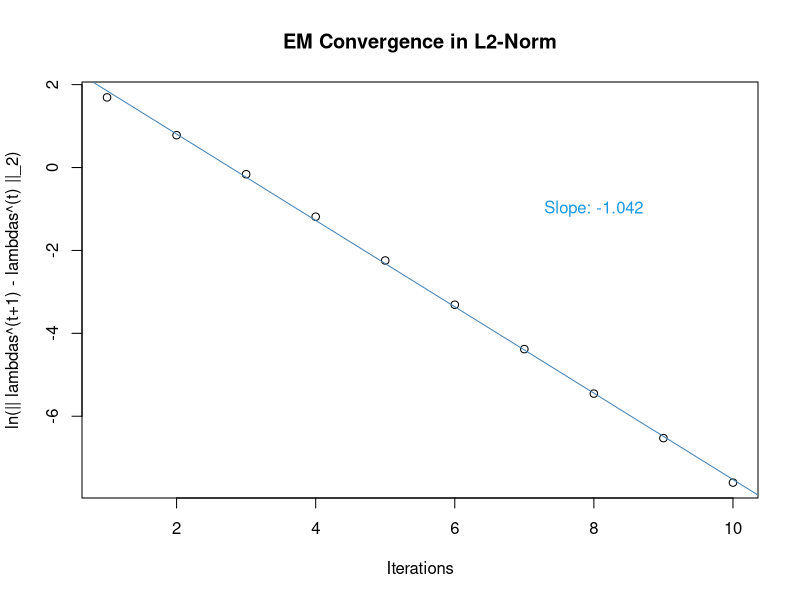
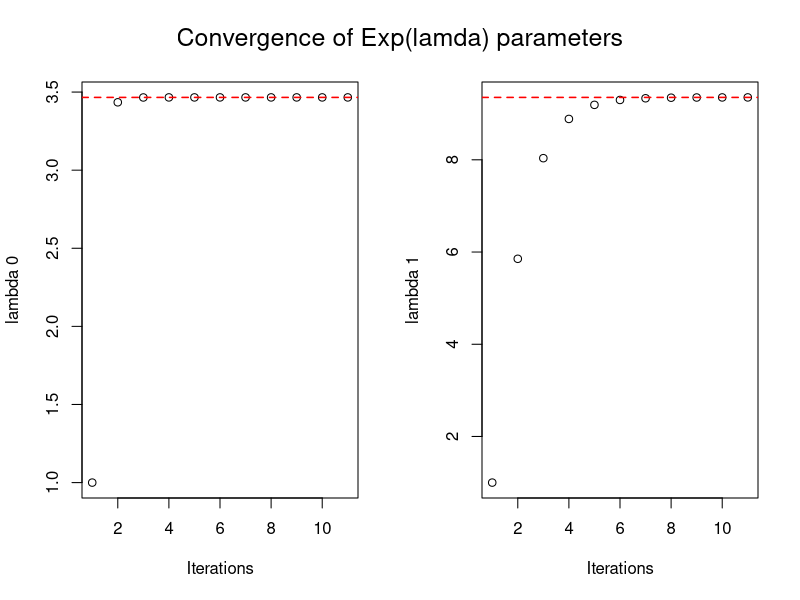
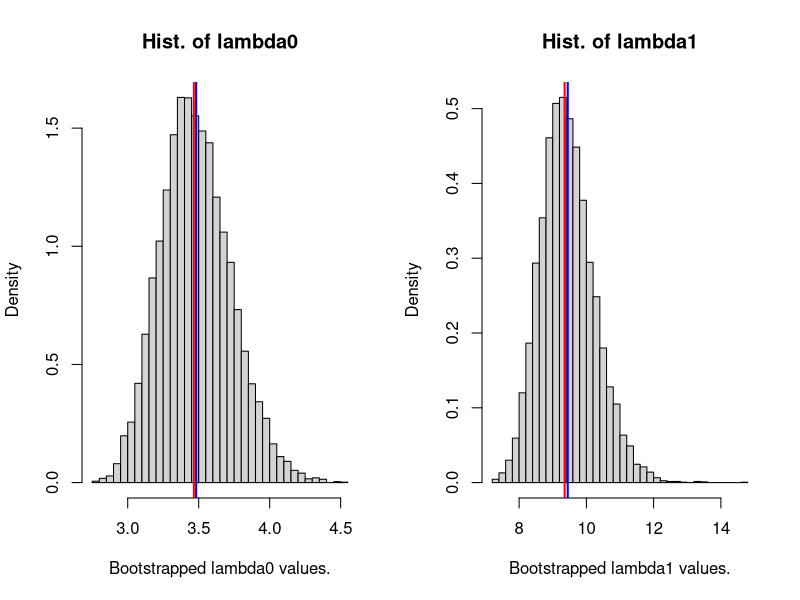

R code for these plots, in order:

read.data = function() {
  z = read.table("ex3-additional-files/z.txt", 
               header=F, col.names=c('z'))
  u = read.table("ex3-additional-files/u.txt", 
               header=F, col.names=c('u'))

  observed = list(unlist(z), unlist(u))
  names(observed) = c("z", "u")
  return (observed)
}

EM.step = function(lambdas, z, u, c0, c1) {
  # Update the estimates for the parameters
  # lam.0.t and lam.1.t:
  n = length(z)
  
  lam0 = lambdas[1]
  kappa0 = sum((1 - u)*(1/lam0 - z/(exp(lam0*z) - 1)))
  
  lam1 = lambdas[2]
  kappa1 = sum(u*(1/lam1 - z/(exp(lam1*z) - 1)))
  
  lambdas.next = n/c(c0 + kappa0, c1 + kappa1)
  return(lambdas.next)
}

l2.norm = function(x) sqrt(sum(x^2))

EM.optimization = function(lambdas, z, u, rtol=1.0e-5, atol=1.0e-3, 
                           store.iterates=F) {
  # lambdas = c(lam.0, lam.1)
  if (length(lambdas) != 2) {
    stop("length(lambdas) must equal 2.")
  }
  # Use a relative tolerance, forward error stopping criterion.
  # When:
  #  ||lambdas_(t+1) - lambdas_(t)||/||lambdas_(t) - lambdas_(t-1)|| > (1-eps),
  # we say we have converged.
  # Or, converged when:
  #   ||lambdas_(t+1) - lambdas_(t)|| < eps.
  
  c0 = sum(u*z)
  c1 = sum(z) - c0
  
  iterate = function(lambdas) EM.step(lambdas, z, u, c0, c1)
  
  lambdas.prev = lambdas
  lambdas.next = iterate(lambdas)
  
  l2.difference = l2.norm(lambdas.next - lambdas.prev)
  
  # Add storage of the lambda values:
  if (store.iterates){
    stored.lambdas = cbind(lambdas.prev, lambdas.next)
    stored.l2.diffs = c(l2.difference)
  } 
  
  while (l2.difference > atol) {
    lambdas.prev = lambdas.next
    lambdas.next = iterate(lambdas.next)
    l2.difference = l2.norm(lambdas.next - lambdas.prev)

    if (store.iterates) {
      stored.lambdas = cbind(stored.lambdas, lambdas.next)
      stored.l2.diffs = c(stored.l2.diffs, l2.difference)
    }
  }

  if (store.iterates){
    return (list(lambdas=lambdas.next, iterates=stored.lambdas, 
                 l2.diffs=stored.l2.diffs))  
  } else {
    return (lambdas.next)
  }
}


lambdas.bootstrap = function(B, z, u) {
  # Sample indices with resampling from the length
  # of z.
  n = length(z)
  indices = sample(1:n, B*n, replace=T)
  
  # Sample bootstrap samples in columns:
  z.boot = matrix(z[indices], nrow=n, ncol=B)
  u.boot = matrix(u[indices], nrow=n, ncol=B)
  
  # Estimate the lambdas (lam0, lam1) B times: 
  # Store them in one column each.
  lambdas.boot = matrix(NA, nrow=B, ncol=2)

  init_lambdas = c(1.0, 1.0)
  for (i in 1:B) {
    lambdas_i = EM.optimization(init_lambdas, z.boot[ , i], u.boot[ , i])
    lambdas.boot[i, ] = lambdas_i
  }
  
  return (lambdas.boot)
}


lambdas.log.likelihood = function(lambdas, z, c0) {
  # c0 = sum(u).
  n = length(z)
  lam0 = lambdas[1]; lam1 = lambdas[2]
  log.lam0 = log(lam0); log.lam1 = log(lam1)

  log.u = -n*(log(lam0 + lam1) - log.lam0) +
          (log.lam1 - log.lam0)*c0
  
  exp.lam0 = exp(-lam0*z); exp.lam1 = exp(-lam1*z)
  log.z = sum(
    log(
          lam0*exp.lam0*(1 - exp.lam1) +
          lam1*exp.lam1*(1 - exp.lam0)
        )
    )
  
  log.likelihood = log.u + log.z
  return (log.likelihood)
}


C1.main = function() {
  cat(paste("\nProblem C.1:\n"))
  observed = read.data()
  z = observed$z; u = observed$u
  
  # Initial guess:
  init.lambdas = c(1.0, 1.0)
  ml.lambdas = EM.optimization(init.lambdas, z, u, store.iterates = T)
  
  lambdas = ml.lambdas$lambdas
  cat(paste("The EM-algorithm converged on the values:",
    "\nlambda0: ", format(lambdas[1], digits=5), 
    ", lambda1: ", format(lambdas[2], digits=5), 
    "\n\n", sep="")
      )
  num.iterates = length(ml.lambdas$iterates[1, ])
  
  # Plot L2-norm difference per iteration, on log-scale:
  par(mfrow = c(1, 1))
  l2.diffs = ml.lambdas$l2.diffs
  l2.conv.df = data.frame(x=1:(num.iterates-1), y=l2.diffs)
  l2.conv.lm = lm(log(y, base=exp(1)) ~ x, data=l2.conv.df)
  conv.slope = coef(l2.conv.lm)[["x"]]

  plot(l2.conv.df$x, log(l2.diffs, base=exp(1)), 
       main="EM Convergence in L2-Norm", xlab="Iterations",
       ylab="ln(|| lambdas^(t+1) - lambdas^(t) ||_2)")
  abline(l2.conv.lm, col="steelblue")
  text(x = 8, y = -1,                # Text with different color & size
       paste("Slope:", format(conv.slope, digits=4)),
       col = "#1b98e0"
       )

  # Convergence of each parameter:
  par(mfrow = c(1, 2))
  plot(ml.lambdas$iterates[1, ], ylab="lambda 0",  # ylim=c(0.8, 4.0), 
       xlab="Iterations", xlim=c(1, num.iterates))
  abline(h=lambdas[1],  
         col = "red",            # Modify color
         lty = "dashed",         # Modify line type
         lwd = 1.5)   
  
  plot(ml.lambdas$iterates[2, ], ylab="lambda 1", # ylim=c(0.8, 10.0), 
       xlab="Iterations", xlim=c(1, num.iterates))
  abline(h=lambdas[2],  
         col = "red",            # Modify color
         lty = "dashed",         # Modify line type
         lwd = 1.5)
  mtext("Convergence of Exp(lamda) parameters", outer=T,  cex=1.5, line=-2.5)
  par(mfrow = c(1, 1))
}


C2.main = function() {
  cat(paste("\nProblem C.2:\n"))
  
  observed = read.data()
  z = observed$z; u = observed$u
  lambdas.full = EM.optimization(c(1.0, 1.0), z, u)
  
  B = 1.0e4L
  lambdas.boot = lambdas.bootstrap(B, z, u)
  lam0.boot = mean(lambdas.boot[ , 1])
  lam1.boot = mean(lambdas.boot[ , 2])
  
  cat(paste("Bootstrap Mean:\nlambda0: ", 
            format(lam0.boot, digits=5), "\tlambda1: ", 
            format(lam1.boot, digits=5), "\n", sep=""))
  
  bias0 = lam0.boot - lambdas.full[1]
  bias1 = lam1.boot - lambdas.full[2]

  par(mfrow = c(1, 2))
  hist(lambdas.boot[ , 1], probability = T, main="Hist. of lambda0",
       xlab="Bootstrapped lambda0 values.", breaks=50)
  abline(v=lambdas.full[1],  
         col = "red",            # Modify color
         # lty = "dashed",         # Modify line type
         lwd = 2.0)
  abline(v=lam0.boot,  
         col = "blue",          # Modify color
         # lty = "dashed",         # Modify line type
         lwd = 2.0)
  cat(paste("The estimated bias of the lambda0 estimate is: ",
            format(bias0, digits=6), "\n", sep=""))
  
  hist(lambdas.boot[ , 2], probability = T, main="Hist. of lambda1",
       xlab="Bootstrapped lambda1 values.", breaks=50)
  abline(v=lambdas.full[2],  
         col = "red",            # Modify color
         # lty = "dashed",         # Modify line type
         lwd = 2.0)
  abline(v=lam1.boot,  
         col = "blue",          # Modify color
         # lty = "dashed",         # Modify line type
         lwd = 2.0)
  cat(paste("The estimated bias of the lambda0 estimate is: ",
            format(bias1, digits=6), "\n", sep=""))
  par(mfrow = c(1, 1))
  
  lambda.estimates.correlation = cor(lambdas.boot[ , 1], lambdas.boot[ , 2])
  lambdas.est.covar = cov(lambdas.boot)

  cat(paste("\nThe correlation between lambda0 and lambda1 from ", B, 
            " bootstrap samples, is:\n\t", 
            format(lambda.estimates.correlation, digits=6), "\n", sep=""))
  cat(paste("The bootstrapp-estimated covariance matrix for",
            " (lambda0, lambda1):\n", sep=""))
  print(lambdas.est.covar)
}

C3.main = function() {
  cat(paste("\nProblem C.3:\n"))
  
  observed = read.data()
  z = observed$z; u = observed$u
  c0 = sum(u)
  
  objective = function(lambdas) {
      lambdas.log.likelihood(lambdas, z, c0)
  }
  init.lambdas = c(2.0, 6.0)
  control = list(fnscale=-1.0)
  optim.res = optim(init.lambdas, objective, method="L-BFGS-B",
                    lower=c(0.01, 0.01), upper=c(100.0, 100.0), 
                    control=control,
                    hessian=T)
  # str(optim.res)
  ml.lambdas = optim.res$par
  lambdas.est.covar = solve(-optim.res$hessian)
  
  cat(paste("The maximum likelihood estimates for (lambda0, lambda1)",
            " are:\n( ", format(ml.lambdas[1], digits=5), 
            ", ", format(ml.lambdas[2],digits=5),
            " )\n", sep=""))
  cat(paste("The 'maximum likelihood'-estimated covariance matrix for",
            " (lambda0, lambda1):\n", sep=""))
  print(lambdas.est.covar)
}

C1.main()
C2.main()
C3.main()
